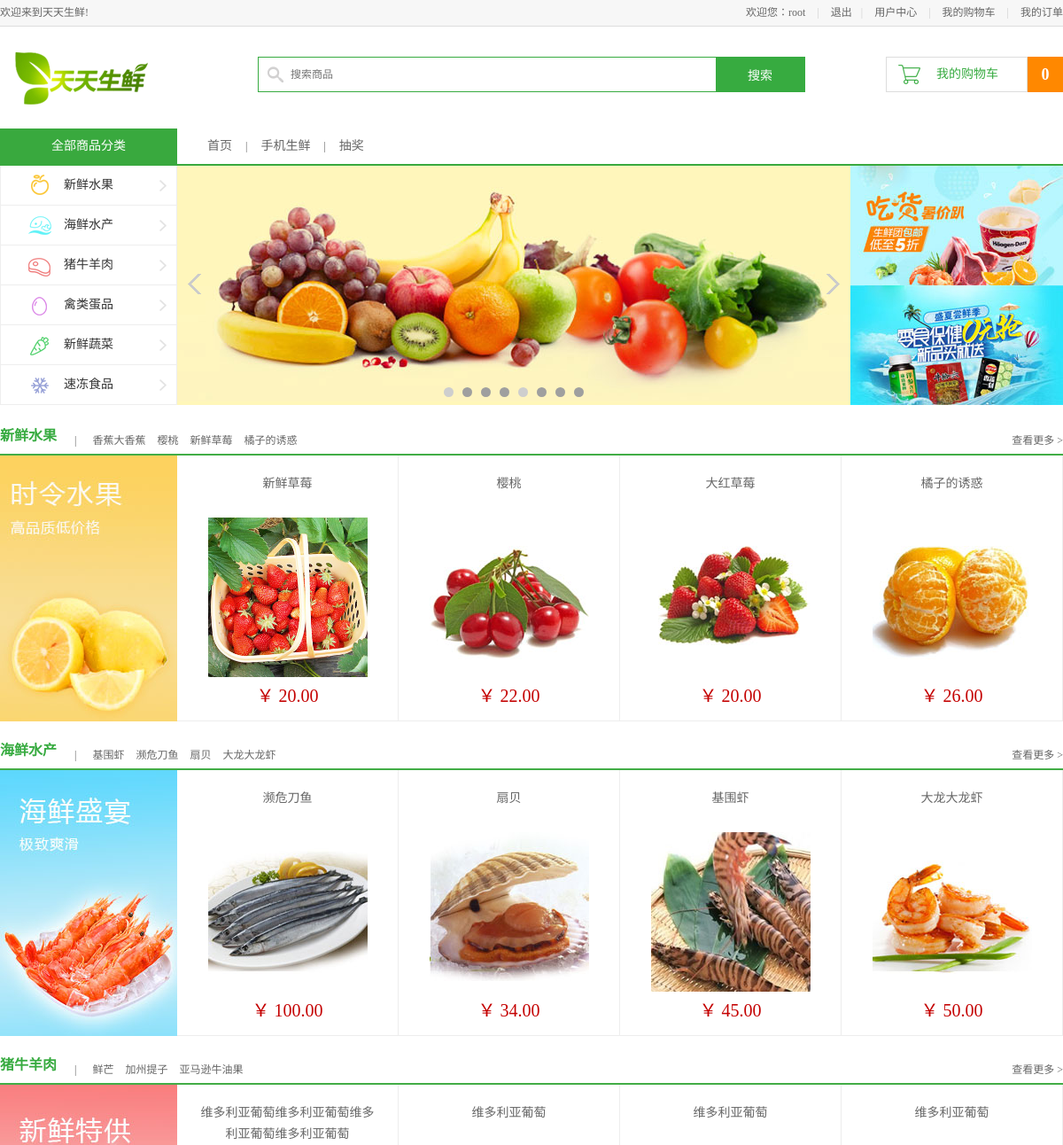
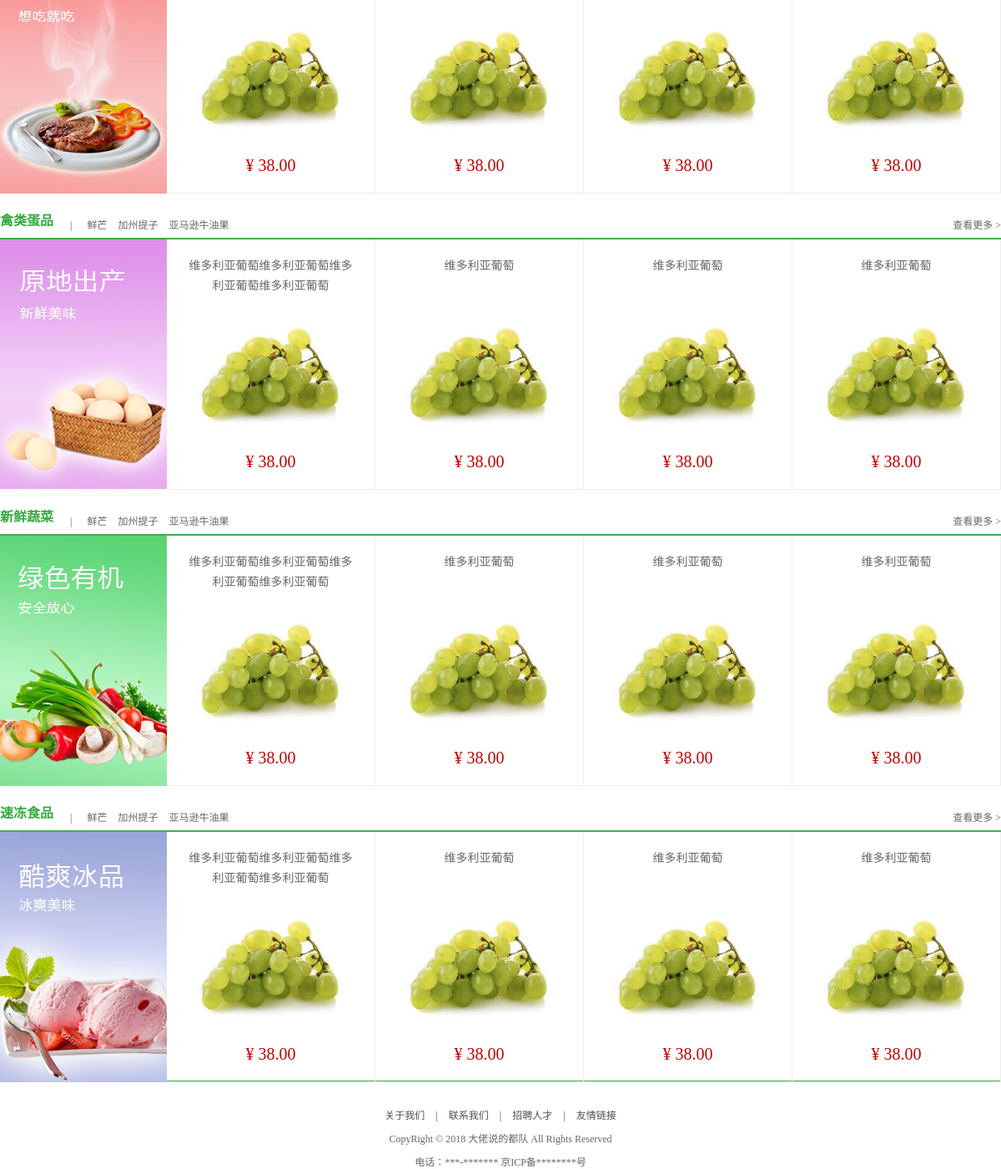
The app's page / (signed in) with its own data (2 pictures, top to bottom).
### apps/df_goods/models.py (models this page shows, shortened)
class GoodsInfo(models.Model):
    isDelete = models.BooleanField(default=False)  # 逻辑删除
    gtitle = models.CharField(max_length=20, verbose_name="商品名称", unique=True)
    gpic = models.ImageField(upload_to='df_goods', verbose_name="图片路径")
    gprice = models.DecimalField(max_digits=5, decimal_places=2, verbose_name="商品价格")  # 商品价格小数位为两位，整数位为3位
    gunit = models.CharField(max_length=20, default='500g', verbose_name="单位重量")
    gclick = models.IntegerField(verbose_name="点击量")
    gjianjie = models.CharField(max_length=200, verbose_name="简介")
    gkucun = models.IntegerField(verbose_name="库存")
    gcontent = HTMLField(max_length=200, verbose_name="详情")
    gtype = models.ForeignKey(TypeInfo, on_delete=models.CASCADE, verbose_name="分类")  # 外键关联TypeInfo表
    class Meta:
        verbose_name = "商品"
        verbose_name_plural = verbose_name

### apps/df_goods/views.py (the view)
# urls.py: url('^$', views.index, name="index"),
def index(request):
    typelist = TypeInfo.objects.all()
    type0 = typelist[0].goodsinfo_set.order_by('-id')[0:4]  # 按照上传顺序
    type01 = typelist[0].goodsinfo_set.order_by('-gclick')[0:4]  # 按照点击量
    type1 = typelist[1].goodsinfo_set.order_by('-id')[0:4]
    type11 = typelist[1].goodsinfo_set.order_by('-gclick')[0:4]
    type2 = typelist[2].goodsinfo_set.order_by('-id')[0:4]
    type21 = typelist[2].goodsinfo_set.order_by('-gclick')[0:4]
    type3 = typelist[3].goodsinfo_set.order_by('-id')[0:4]
    type31 = typelist[3].goodsinfo_set.order_by('-gclick')[0:4]
    type4 = typelist[4].goodsinfo_set.order_by('-id')[0:4]
    type41 = typelist[4].goodsinfo_set.order_by('-gclick')[0:4]
    type5 = typelist[5].goodsinfo_set.order_by('-id')[0:4]
    type51 = typelist[5].goodsinfo_set.order_by('-gclick')[0:4]
    cart_num = 0
    if 'user_id' in request.session:
        user_id = request.session['user_id']
        cart_num = CartInfo.objects.filter(user_id=int(user_id)).count()
    context = {
        'title': '首页',
        'cart_num': cart_num,
        'guest_cart': 1,
        'type0': type0, 'type01': type01,
        'type1': type1, 'type11': type11,
        'type2': type2, 'type21': type21,
        'type3': type3, 'type31': type31,
        'type4': type4, 'type41': type41,
        'type5': type5, 'type51': type51,
    }
    return render(request, 'df_goods/index.html', context)

### templates/df_goods/index.html (shortened to what this page needs)
{% extends 'base.html' %}
{% block center_body %}
	<div class="navbar_con">
		<div class="navbar">
			<h1 class="fl">全部商品分类</h1>
			<ul class="navlist fl">
				<li><a href="{% url "df_goods:index" %}">首页</a></li>
				<li class="interval">|</li>
				<li><a href="#">手机生鲜</a></li>
				<li class="interval">|</li>
				<li><a href="#">抽奖</a></li>
			</ul>
		</div>
	</div>
	<div class="center_con clearfix">
		<ul class="subnav fl">
			<li><a href="#model01" class="fruit">新鲜水果</a></li>
			<li><a href="#model02" class="seafood">海鲜水产</a></li>
			<li><a href="#model03" class="meet">猪牛羊肉</a></li>
			<li><a href="#model04" class="egg">禽类蛋品</a></li>
			<li><a href="#model05" class="vegetables">新鲜蔬菜</a></li>
			<li><a href="#model06" class="ice">速冻食品</a></li>
		</ul>
		<div class="slide fl">
			<ul class="slide_pics">
				<li><img src="/static/images/slide.jpg" alt="幻灯片"></li>
			</ul>
			<div class="prev"></div>
			<div class="next"></div>
			<ul class="points"></ul>
		</div>
		<div class="adv fl">
			<a href="#"><img src="/static/images/adv01.jpg"></a>
			<a href="#"><img src="/static/images/adv02.jpg"></a>
		</div>
	</div>
	<div class="list_model">
		<div class="list_title clearfix">
			<h3 class="fl" id="model01">新鲜水果</h3>
			<div class="subtitle fl">
				<span>|</span>
                {% for g in type01 %}
                    <a href="/{{ g.id }}/">{{  g.gtitle|slice:'10' }}</a>
                {%  endfor %}
			</div>
			<a href="/list1_1_1/" class="goods_more fr" id="fruit_more">查看更多 ></a>
		</div>
		<div class="goods_con clearfix">
			<div class="goods_banner fl"><img src="/static/images/banner01.jpg"></div>
			<ul class="goods_list fl">
                {% for goods in type0 %}
                <li>
                    <h4><a href="/{{ goods.id }}/">{{ goods.gtitle }}</a></h4>
                    <a href="/{{ goods.id }}/"><img src="/static/{{ goods.gpic }}"></a>
                    <div class="prize"> ￥ {{ goods.gprice }} </div>
                </li>
                {% endfor %}
			</ul>
		</div>
	</div>
	<div class="list_model">
		<div class="list_title clearfix">
			<h3 class="fl" id="model02">海鲜水产</h3>
			<div class="subtitle fl">
				<span>|</span>
                {% for g in type1 %}
                    <a href="/{{ g.id }}/">{{ g.gtitle|slice:'10' }}</a>
                {% endfor %}
			</div>
			<a href="/list2_1_1/" class="goods_more fr">查看更多 ></a>
		</div>
		<div class="goods_con clearfix">
			<div class="goods_banner fl"><img src="/static/images/banner02.jpg"></div>
			<ul class="goods_list fl">
                {% for goods in type11 %}
                <li>
                    <h4><a href="/{{ goods.id }}/">{{ goods.gtitle }}</a></h4>
                    <a href="/{{ goods.id }}/"><img src="/static/{{ goods.gpic }}"></a>
                    <div class="prize"> ￥ {{ goods.gprice }} </div>
                </li>
                {% endfor %}
			</ul>
		</div>
	</div>
	<div class="list_model">
		<div class="list_title clearfix">
			<h3 class="fl" id="model03">猪牛羊肉</h3>
			<div class="subtitle fl">
				<span>|</span>
				<a href="#">鲜芒</a>
				<a href="#">加州提子</a>
				<a href="#">亚马逊牛油果</a>
			</div>
			<a href="#" class="goods_more fr">查看更多 ></a>
		</div>
		<div class="goods_con clearfix">
			<div class="goods_banner fl"><img src="/static/images/banner03.jpg"></div>
			<ul class="goods_list fl">
				<li>
					<h4><a href="#">维多利亚葡萄维多利亚葡萄维多利亚葡萄维多利亚葡萄</a></h4>
					<a href="#"><img src="/static/images/goods.jpg"></a>
					<div class="prize">¥ 38.00</div>
				</li>
				<li>
					<h4><a href="#">维多利亚葡萄</a></h4>
					<a href="#"><img src="/static/images/goods.jpg"></a>
					<div class="prize">¥ 38.00</div>
				</li>
				<li>
					<h4><a href="#">维多利亚葡萄</a></h4>
					<a href="#"><img src="/static/images/goods.jpg"></a>
					<div class="prize">¥ 38.00</div>
				</li>
				<li>
					<h4><a href="#">维多利亚葡萄</a></h4>
					<a href="#"><img src="/static/images/goods.jpg"></a>
					<div class="prize">¥ 38.00</div>
				</li>
			</ul>
		</div>
	</div>
	<div class="list_model">
		<div class="list_title clearfix">
			<h3 class="fl" id="model04">禽类蛋品</h3>
			<div class="subtitle fl">
				<span>|</span>
				<a href="#">鲜芒</a>
				<a href="#">加州提子</a>
				<a href="#">亚马逊牛油果</a>
			</div>
			<a href="#" class="goods_more fr">查看更多 ></a>
		</div>
		<div class="goods_con clearfix">
			<div class="goods_banner fl"><img src="/static/images/banner04.jpg"></div>
			<ul class="goods_list fl">
				<li>
					<h4><a href="#">维多利亚葡萄维多利亚葡萄维多利亚葡萄维多利亚葡萄</a></h4>
					<a href="#"><img src="/static/images/goods.jpg"></a>
					<div class="prize">¥ 38.00</div>
				</li>
				<li>
					<h4><a href="#">维多利亚葡萄</a></h4>
					<a href="#"><img src="/static/images/goods.jpg"></a>
					<div class="prize">¥ 38.00</div>
				</li>
				<li>
					<h4><a href="#">维多利亚葡萄</a></h4>
					<a href="#"><img src="/static/images/goods.jpg"></a>
					<div class="prize">¥ 38.00</div>
				</li>
				<li>
					<h4><a href="#">维多利亚葡萄</a></h4>
					<a href="#"><img src="/static/images/goods.jpg"></a>
					<div class="prize">¥ 38.00</div>
				</li>
			</ul>
		</div>
	</div>
	<div class="list_model">
		<div class="list_title clearfix">
			<h3 class="fl" id="model05">新鲜蔬菜</h3>
			<div class="subtitle fl">
				<span>|</span>
				<a href="#">鲜芒</a>
				<a href="#">加州提子</a>
				<a href="#">亚马逊牛油果</a>
			</div>
			<a href="#" class="goods_more fr">查看更多 ></a>
		</div>
		<div class="goods_con clearfix">
			<div class="goods_banner fl"><img src="/static/images/banner05.jpg"></div>
			<ul class="goods_list fl">
				<li>
					<h4><a href="#">维多利亚葡萄维多利亚葡萄维多利亚葡萄维多利亚葡萄</a></h4>
					<a href="#"><img src="/static/images/goods.jpg"></a>
					<div class="prize">¥ 38.00</div>
				</li>
				<li>
					<h4><a href="#">维多利亚葡萄</a></h4>
					<a href="#"><img src="/static/images/goods.jpg"></a>
					<div class="prize">¥ 38.00</div>
				</li>
				<li>
					<h4><a href="#">维多利亚葡萄</a></h4>
					<a href="#"><img src="/static/images/goods.jpg"></a>
					<div class="prize">¥ 38.00</div>
				</li>
				<li>
					<h4><a href="#">维多利亚葡萄</a></h4>
					<a href="#"><img src="/static/images/goods.jpg"></a>
					<div class="prize">¥ 38.00</div>
				</li>
			</ul>
		</div>
	</div>
	<div class="list_model">
		<div class="list_title clearfix">
			<h3 class="fl" id="model06">速冻食品</h3>
			<div class="subtitle fl">
				<span>|</span>
				<a href="#">鲜芒</a>
				<a href="#">加州提子</a>
				<a href="#">亚马逊牛油果</a>
			</div>
			<a href="#" class="goods_more fr">查看更多 ></a>
		</div>
		<div class="goods_con clearfix">
			<div class="goods_banner fl"><img src="/static/images/banner06.jpg"></div>
			<ul class="goods_list fl">
				<li>
					<h4><a href="#">维多利亚葡萄维多利亚葡萄维多利亚葡萄维多利亚葡萄</a></h4>
					<a href="#"><img src="/static/images/goods.jpg"></a>
					<div class="prize">¥ 38.00</div>
				</li>
				<li>
					<h4><a href="#">维多利亚葡萄</a></h4>
					<a href="#"><img src="/static/images/goods.jpg"></a>
					<div class="prize">¥ 38.00</div>
				</li>
				<li>
					<h4><a href="#">维多利亚葡萄</a></h4>
					<a href="#"><img src="/static/images/goods.jpg"></a>
					<div class="prize">¥ 38.00</div>
				</li>
				<li>
					<h4><a href="#">维多利亚葡萄</a></h4>
					<a href="#"><img src="/static/images/goods.jpg"></a>
					<div class="prize">¥ 38.00</div>
				</li>
			</ul>
		</div>
	</div>
{% endblock center_body %}

### static/css/main.css (style rules this page uses)
body { font-family:'Microsoft Yahei';font-size:12px;color:#666; }
html,body { height:100% }
.navbar_con { height:40px;border-bottom:2px solid #39a93e }
.navbar { width:1200px;margin:0 auto; }
.navbar h1 { width:200px;height:40px;line-height:40px;text-align: center;font-size:14px;color:#fff;background-color:#39a93e; }
.navlist { margin-left:34px; }
.navlist li { height:40px;float:left;line-height:40px; }
.navlist li a { color:#666;font-size:14px }
.navlist .interval { margin:0 15px; }
.center_con { width:1200px;height:270px;margin:0 auto; }
.subnav { width:198px;height:270px;border-left:1px solid #eee;border-right:1px solid #eee; }
.subnav li { height:44px;border-bottom:1px solid #eee;background:url(../images/icons.png) 178px -257px no-repeat #fff; }
.subnav li a { display:block;height:44px;line-height:44px;text-indent:71px;font-size:14px;color:#333 }
.subnav li .fruit { background:url(../images/icons.png) 28px 0px no-repeat; }
.subnav li .seafood { background:url(../images/icons.png) 28px -43px no-repeat; }
.subnav li .meet { background:url(../images/icons.png) 28px -86px no-repeat; }
.subnav li .egg { background:url(../images/icons.png) 28px -132px no-repeat; }
.subnav li .vegetables { background:url(../images/icons.png) 28px -174px no-repeat; }
.subnav li .ice { background:url(../images/icons.png) 28px -220px no-repeat; }
.slide { width:760px;height:270px;position:relative;overflow:hidden; }
.slide .slide_pics { position:relative;left:0;top:0;width:760px;height:270px; }
.slide .slide_pics li { width:760px;height:270px;position:absolute;left:0;top:0 }
.slide .prev,.slide .next { width:17px;height:23px;background:url(../images/icons.png) left -388px no-repeat;position:absolute;left:11px;top:122px;cursor:pointer; }
.slide .next { background-position:left -428px;left:732px; }
.points { width:100%;height:11px;position:absolute;left:0;top:250px;text-align:center; }
.adv { width:240px;height:270px; overflow:hidden; background-color:gold; }
.adv a { display:block;float:left; }
.list_model { width:1200px;height:340px;margin:15px auto 0; }
.list_title { height:40px;border-bottom:2px solid #42ad46 }
.list_title h3 { height:40px;line-height:40px;font-size:16px;color:#37ab40;font-weight:bold; }
.list_title .subtitle { height:20px;line-height:20px;margin-top:15px; }
.list_title .subtitle span { color:#666;margin:0 10px 0 20px; }
.list_title .subtitle a { color:#666;margin:0 5px; }
.goods_more { height:20px;margin-top:15px;color:#666 }
.goods_con { height:300px; }
.goods_banner { width:200px;height:300px; }
.goods_banner img { width:200px;height:300px; }
.goods_list { width:1000px;height:299px;border-bottom:1px solid #ededed }
.goods_list li { height:299px;width:249px;border-right:1px solid #ededed;float:left }
.goods_list li h4 { width:200px;height:50px;margin:20px auto 0;text-align:center; }
.goods_list li h4 a { font-size:14px;color:#666;font-weight:normal;line-height:24px; }
.goods_list li img { display:block;width:180px;height:180px;margin:0 auto; }
.goods_list li .prize { text-align:center;font-size:20px;color:#c40000;margin-top:5px; }

### records on screen
GoodsInfo: gtitle "香蕉大香蕉"
GoodsInfo: gtitle "樱桃", gpic (picture), gprice "22.00"
GoodsInfo: gtitle "新鲜草莓", gpic (picture), gprice "20.00"
GoodsInfo: gtitle "橘子的诱惑", gpic (picture), gprice "26.00"
GoodsInfo: gtitle "大红草莓", gpic (picture), gprice "20.00"
GoodsInfo: gtitle "基围虾", gpic (picture), gprice "45.00"
GoodsInfo: gtitle "濒危刀鱼", gpic (picture), gprice "100.00"
GoodsInfo: gtitle "扇贝", gpic (picture), gprice "34.00"
GoodsInfo: gtitle "大龙大龙虾", gpic (picture), gprice "50.00"

### other values on screen
{{ request.session.user_name }} "root"
{{ cart_num }} "0"
